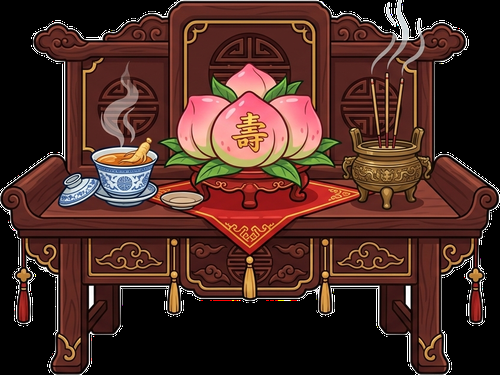
#> input picture assets/images/altar_health.png, 500 x 375 px
$ python -i prepare_assets.py   (imports and definitions only)
#> lines starting #> are read from the running program, lines starting #| are printed output that depends on the picture
# -*- coding: utf-8 -*-
"""
赛博朝拜 - 素材预处理
1376x768 白底 JPEG 素材 -> 透明 PNG（保留柔光外发光）+ 磕头序列帧切片 + icon.ico
"""
import os
import glob
import atexit
import numpy as np
from PIL import Image, ImageDraw, ImageFilter

ROOT = os.path.dirname(os.path.dirname(os.path.abspath(__file__)))
RAW = os.path.join(ROOT, "_raw")
OUT = os.path.join(ROOT, "assets")
IMG = os.path.join(ROOT, "_full")     # 全尺寸抠图产物，供 optimize_assets.py 再做展示优化
PREV = os.path.join(ROOT, "_preview")
LOGF = os.path.join(ROOT, "_build_assets.log")
# [2 lines not run here, left out]

_logs = []
def log(*a):
    _logs.append(" ".join(str(x) for x in a))

# 失败时也要落盘日志，方便排查
# [1 line not run here, left out]

# ------------------------------------------------------------------ 工具

def load(part):
    hits = [p for p in glob.glob(os.path.join(RAW, "*.jpeg"))
            if part.lower() in os.path.basename(p).lower()]
    if not hits:
        raise FileNotFoundError(part)
    return Image.open(hits[0]).convert("RGB")

# [33 lines left out: function flood_from_border, not called in this run]

def key_out_white(im, strict=0.985, loose=0.80, feather=0.6):
    """
    白场抠图：
      纯白区域(>strict)             -> 全透明
      外发光带(loose<w<strict)      -> 按 w 线性渐隐，保留神圣光晕
      角色本体 / 被描边包住的浅色区  -> 完全不透明（靠泛洪连通性判定，不会误伤皮肤和白眼白）
    """
    rgb = np.asarray(im, dtype=np.float32)
    w = rgb.min(axis=2) / 255.0
    bg_strict = flood_from_border(w > strict)
    bg_loose = flood_from_border(w > loose)
    solid = ~bg_loose

    a = np.zeros(w.shape, dtype=np.float32)
    band = bg_loose & (~bg_strict)
    a[band] = np.clip((strict - w[band]) / (strict - loose), 0.0, 1.0)
    a[solid] = 1.0

    if feather:
        a = np.asarray(Image.fromarray((a * 255).astype(np.uint8), "L")
                       .filter(ImageFilter.GaussianBlur(feather)), dtype=np.float32) / 255.0
    return Image.fromarray(np.dstack([rgb, a * 255.0]).astype(np.uint8), "RGBA")

# [51 lines left out: functions autotrim, save, checkerboard, preview, runs, not called in this run]

# ------------------------------------------------------------------ 1. 抠图

SINGLES = [
    ("Chibi_Caishen", "god_caishen.png"),
    ("Red_bull_deity", "god_bull.png"),
    ("Chibi_deity_holding_giant_peach", "god_shouxing.png"),
    ("Chibi_Emperor_Wenchang", "god_wenchang.png"),
    ("Altar_table_with_incense_burner", "altar_wealth.png"),
    ("Futuristic_altar_and_coffee", "altar_stock.png"),
    ("Altar_table_with_offerings", "altar_health.png"),
    ("Desk_altar_game_icon", "altar_study.png"),
    ("Incense_smoke_curling", "smoke.png"),
    ("Golden_coin_game_icon", "coin.png"),
]

cut_results = []
# [5 lines not run here, left out]

# ------------------------------------------------------------------ 2. 磕头序列帧

MAT_RGB = np.array([155.0, 161.0, 172.0], dtype=np.float32)   # 实测跪垫填充色

# [67 lines left out: functions dilate, box_count, remove_mat, flood_from_seed, not called in this run]

def slice_kowtow():
    src = load("Office_worker_performing_kowtow")

    # 用底部数字标签 1/2/3 的横向位置作为三个姿势的中心参考
    raw = np.asarray(src).astype(np.int32)
    nonwhite = raw.min(axis=2) < 235
    rblocks = runs(nonwhite.sum(axis=1), 0, 2)
    body_b = max(rblocks, key=lambda b: b[1] - b[0])
    label_rows = [b for b in rblocks if b[0] > body_b[1]]
    digit_runs = runs(nonwhite[label_rows[0][0]:label_rows[-1][1] + 1, :].sum(axis=0), 0, 4)
    centers = [(r[0] + r[1]) / 2.0 for r in digit_runs][:3]
    log("digit runs:", digit_runs, "pose centers:", centers)
    if len(centers) < 3:
        raise RuntimeError("无法定位三个姿势的标签位置")

    rgba = key_out_white(src, strict=0.985, loose=0.78, feather=0)
    arr = np.asarray(rgba).astype(np.float32)
    alpha = arr[:, :, 3]
    rgb = arr[:, :, :3]

    mat = remove_mat(rgb, alpha)
    log("mat pixels removed:", int(mat.sum()))
    alpha[mat] = 0
    arr[:, :, 3] = alpha
    clean = Image.fromarray(arr.astype(np.uint8), "RGBA")

    a = alpha > 30
    row_blocks = runs(a.sum(axis=1), 0, 4)
    log("row blocks (after mat removal):", row_blocks)
    body = max(row_blocks, key=lambda b: b[1] - b[0])
    by0, by1 = body[0], body[1] + 1

    # 三个姿势是彼此独立的图形 -> 用连通域精确分离（头发在 x 上和邻座重叠也不受影响）
    frames, knees = [], []
    for i, cx in enumerate(centers):
        col = np.where(a[by0:by1, int(cx)])[0]
        if len(col) == 0:
            raise RuntimeError("姿势 %d 在 x=%d 处没有内容" % (i + 1, cx))
        seed = (by0 + int(col[len(col) // 2]), int(cx))
        comp = flood_from_seed(a, seed)
        log("  comp %d seed%s size=%d" % (i + 1, seed, int(comp.sum())))
        if comp.sum() < 2000:
            raise RuntimeError("姿势 %d 连通域过小" % (i + 1))

        ys = np.where(comp.any(axis=1))[0]
        xs = np.where(comp.any(axis=0))[0]
        y0, y1 = int(ys.min()), int(ys.max()) + 1
        x0, x1 = int(xs.min()), int(xs.max()) + 1

        # 只保留本姿势的像素，避免邻座头发等落在同一包围盒里
        own = np.zeros_like(alpha)
        own[y0:y1, x0:x1] = np.where(comp[y0:y1, x0:x1], alpha[y0:y1, x0:x1], 0.0)
        frame = Image.fromarray(np.dstack([rgb, own]).astype(np.uint8), "RGBA")
        f = autotrim(frame.crop((x0, y0, x1, y1)), pad=1, thr=20)
        frames.append(f)
        log("  frame %d bbox%s -> %s" % (i + 1, (x0, y0, x1, y1), f.size))

        fa = np.asarray(f)
        fh, fw = fa.shape[0], fa.shape[1]
        # 取最底部一条带（贴地部分：鞋/胫/膝），用深色像素确定"落地点"
        band = fa[int(fh * 0.90):fh, :, :]
        bdark = (band[:, :, 3] > 40) & (band[:, :, :3].astype(np.float32).max(axis=2) < 160)
        if bdark.sum() > 20:
            bx = np.where(bdark.any(axis=0))[0]
            toe = float(np.percentile(bx, 3))
            heel = float(np.percentile(bx, 97))
            knees.append((toe, heel))
        else:
            knees.append((fw * 0.25, fw * 0.75))
        log("  frame %d size=%s floorband toe=%.1f heel=%.1f" % (i + 1, f.size, knees[-1][0], knees[-1][1]))
    log("floor anchors:", [(round(a, 1), round(b, 1)) for a, b in knees], "widths:", [f.width for f in frames])
    log("heights:", [f.height for f in frames])

    # 每帧的 alpha 质心（"视觉重心"），用于对齐方案对比
    cents = []
    for f in frames:
        fa = np.asarray(f)[:, :, 3].astype(np.float32) / 255.0
        cs = fa.sum(axis=0)
        cents.append(float((cs * np.arange(len(cs))).sum() / max(cs.sum(), 1e-6)))
    log("centroids:", [round(c, 1) for c in cents])

    # ---- 对齐方案对比图：脚尖对齐 / 折中 / 重心居中 ----
    # [22 lines left out: function strip_for, not called in this run]

    for bl, nm, lb in ((0.0, "align_A_toe.png", "toe-anchored"),
                       (0.45, "align_B_blend45.png", "blend45"),
                       (0.8, "align_C_blend80.png", "blend80"),
                       (1.0, "align_D_centroid.png", "centroid-centered")):
        strip_for(bl, nm, lb)

    # 把每帧的原始（未对齐）图也存下来，方便反复调参
    RAWFR = os.path.join(ROOT, "_frames_raw")
    os.makedirs(RAWFR, exist_ok=True)
    for i, f in enumerate(frames, 1):
        f.save(os.path.join(RAWFR, "kowtow_raw_%d.png" % i))
    with open(os.path.join(RAWFR, "metrics.json"), "w", encoding="utf-8") as fh:
        import json as _json
        fh.write(_json.dumps({"toe": [k[0] for k in knees], "heel": [k[1] for k in knees],
                              "centroid": cents}, ensure_ascii=False))

    # 最终采用的对齐：脚尖对齐（身体绕膝盖前倾，脚不离地）
    ALIGN = 0.0
    offs = []
    for i, f in enumerate(frames):
        offA = -knees[i][0]
        offB = 210.0 - cents[i]
        offs.append((1 - ALIGN) * offA + ALIGN * offB)
    mino = min(offs)
    placed = [o - mino + 8 for o in offs]
    cw = int(max(p + f.width for p, f in zip(placed, frames)) + 8)
    ch = max(f.height for f in frames) + 16
    out = []
    for f, p in zip(frames, placed):
        canvas = Image.new("RGBA", (cw, ch), (0, 0, 0, 0))
        canvas.alpha_composite(f, (int(p), ch - f.height))
        out.append(canvas)
    log("kowtow canvas:", (cw, ch), "ALIGN=%.2f" % ALIGN, "offsets:", [int(p) for p in placed])
    return out

# [1 line that did not run here, left out]
# [28 lines not run here, left out]
# [1 line that did not run here, left out]
# [1 line that did not run here, left out]
# [1 line that did not run here, left out]
# [1 line that did not run here, left out]

icon = Image.new("RGBA", (512, 512), (0, 0, 0, 0))
#> icon: PIL image 512x512 RGBA; every value is 0
d = ImageDraw.Draw(icon)
# [12 lines not run here, left out]

>>> import cv2
>>> picture = cv2.imread('../assets/images/altar_health.png', cv2.IMREAD_GRAYSCALE)
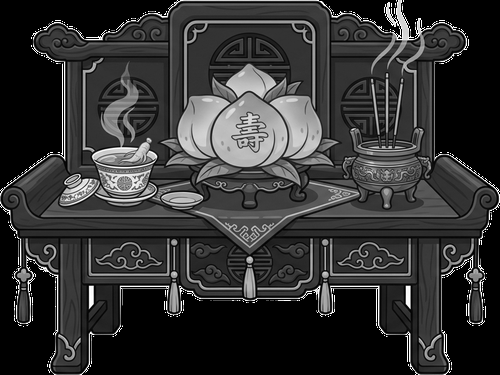
#> picture: shape (375, 500); min 0, max 255, mean 51.1
>>> result = key_out_white(picture)
#> (the run stopped early here; a loop or call above may not have finished)

$ run again, on assets/images/altar_wealth.png
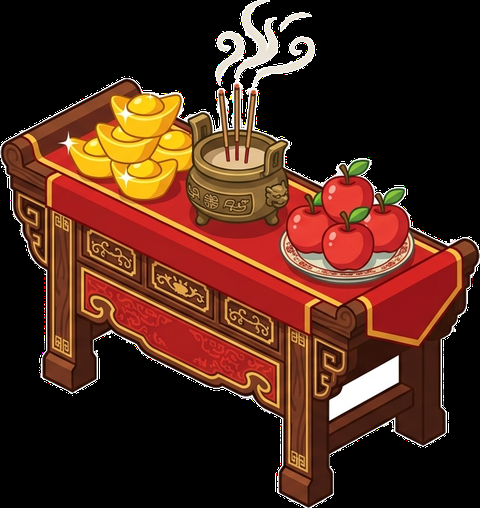
#> input picture assets/images/altar_wealth.png, 480 x 508 px
#> icon: PIL image 512x512 RGBA; every value is 0
#> `picture = cv2.imread('../assets/images/altar_health.png', cv2.IMREAD_G..`:
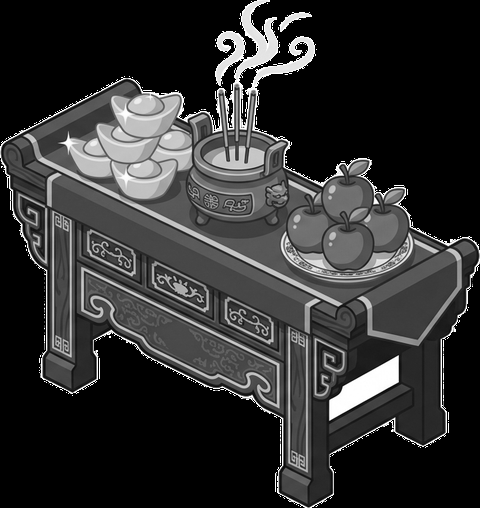
#> picture: shape (508, 480); min 0, max 255, mean 49.3
